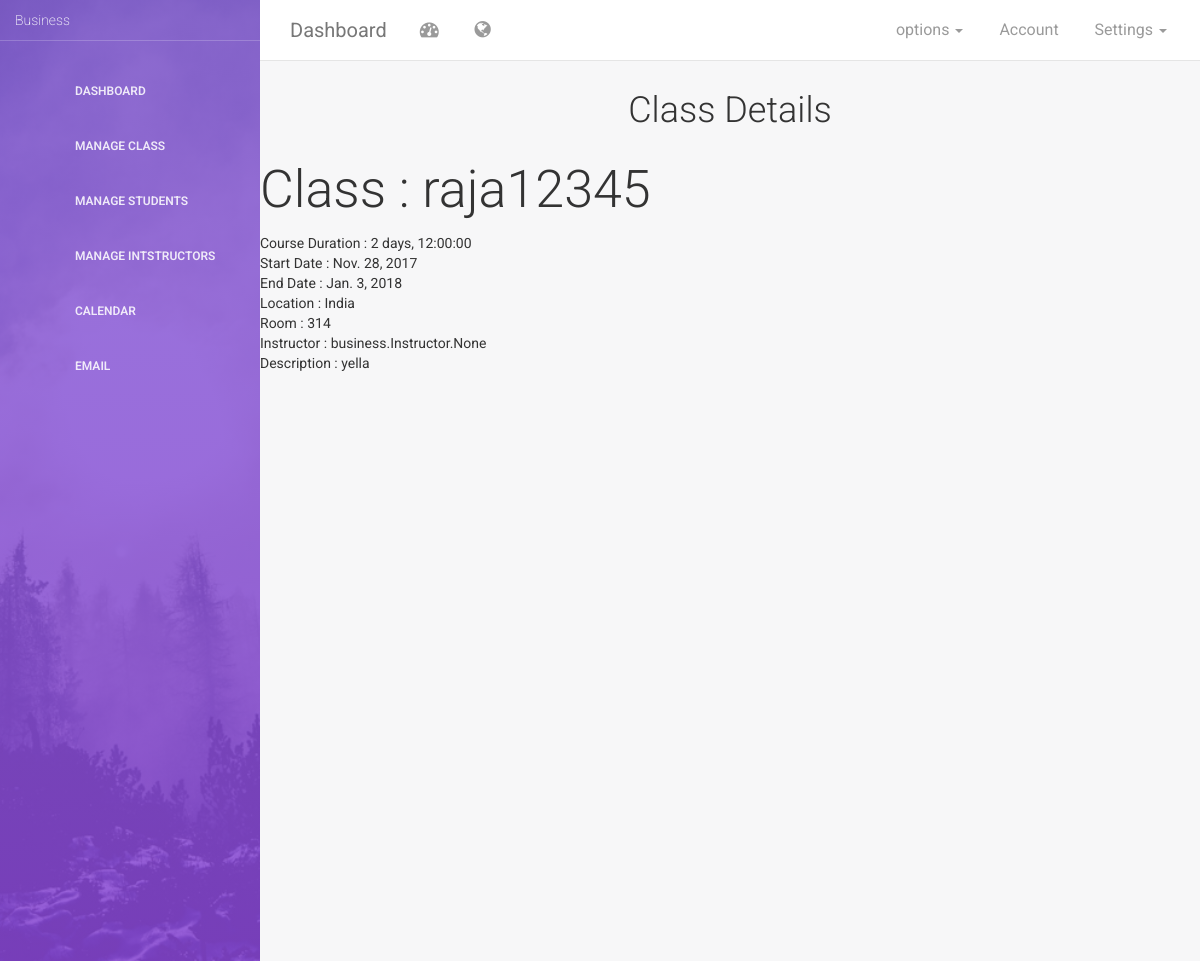
/business/details/9/ (signed in), run on the app's committed database.
### Class/models.py (models this page shows, shortened)
class Class(models.Model):
    business_id = models.ForeignKey(Business,to_field='business_id',on_delete=models.CASCADE)
    class_id = models.AutoField(primary_key=True)
    class_name = models.CharField(max_length=100,blank=False,null=False,unique=True)
    class_name_variable = models.CharField(max_length=250,default='Class')
    corse_duration = models.DurationField()
    duration = models.DurationField()
    start_date = models.DateField()
    start_date_variable = models.CharField(max_length=100,default='Start Date')
    end_date = models.DateField()
    end_date_variable = models.CharField(max_length=100,default='End Date')
    class_location = models.CharField(max_length=250)
    class_location_variable = models.CharField(max_length=100,default = 'Location')
    allocated_room = models.CharField(max_length=10)
    allocated_room_variable = models.CharField(max_length=100,default='Room')
    instructor = models.ManyToManyField(Instructor)
    instructor_variable = models.CharField(max_length=100,default='Instructor')
    description = models.TextField()
    description_variable = models.CharField(max_length=100,default='Description')
    student = models.ManyToManyField(Student)

### business/views.py (the view)
# urls.py: url('^details/(?P<cid>[0-9]+)/',views.details,name="details"),
def details(request,cid):
    if not request.user.is_authenticated():
        return login_user(request)
    else:
        try:
            print request.user.business.business_id
            classdetails = Class.objects.get(class_id = cid)
            return render(request,'business/details.html',{'list':classdetails})
        except:
            logout_user(request)

### business/templates/business/details.html (shortened to what this page needs)
{% extends 'business/dashboard/base.html'%}
{% load static %}
{% block nav %}
<li class="dropdown">
		<a href="#" class="dropdown-toggle" data-toggle="dropdown">
			  <p>
				  options
				  <b class="caret"></b>
			  </p>
		</a>
  </li>
{% endblock %}
{% block body %}
	<h2><center>Class Details</center></h2>
	<section class="main wrapper">
		<article>
			<div class="post">
				<h1 class="title">
						{{list.class_name_variable}}      : {{list.class_name}}<br>
				</h1>
				Course Duration                          : {{list.corse_duration}}<br>
                {{list.start_date_variable}}             : {{list.start_date}}<br>
				{{list.end_date_variable}}               : {{list.end_date}}<br>
				{{list.class_location_variable}}         : {{list.class_location}}<br>
				{{list.allocated_room_variable}}         : {{list.allocated_room}}<br>
				{{list.instructor_variable}}             : {{list.instructor}}<br>
				{{list.description_variable}}            : {{list.description}}
			</div>
		</article>
	</section>
{% endblock %}

### data on the page
Class: class_name_variable "Class", class_name "raja12345", corse_duration "2 days, 12:00:00", start_date_variable "Start Date", start_date "Nov. 28, 2017", end_date_variable "End Date", end_date "Jan. 3, 2018", class_location_variable "Location", class_location "India", allocated_room_variable "Room", allocated_room "314", instructor_variable "Instructor", instructor "business.Instructor.None", description_variable "Description", description "yella"
